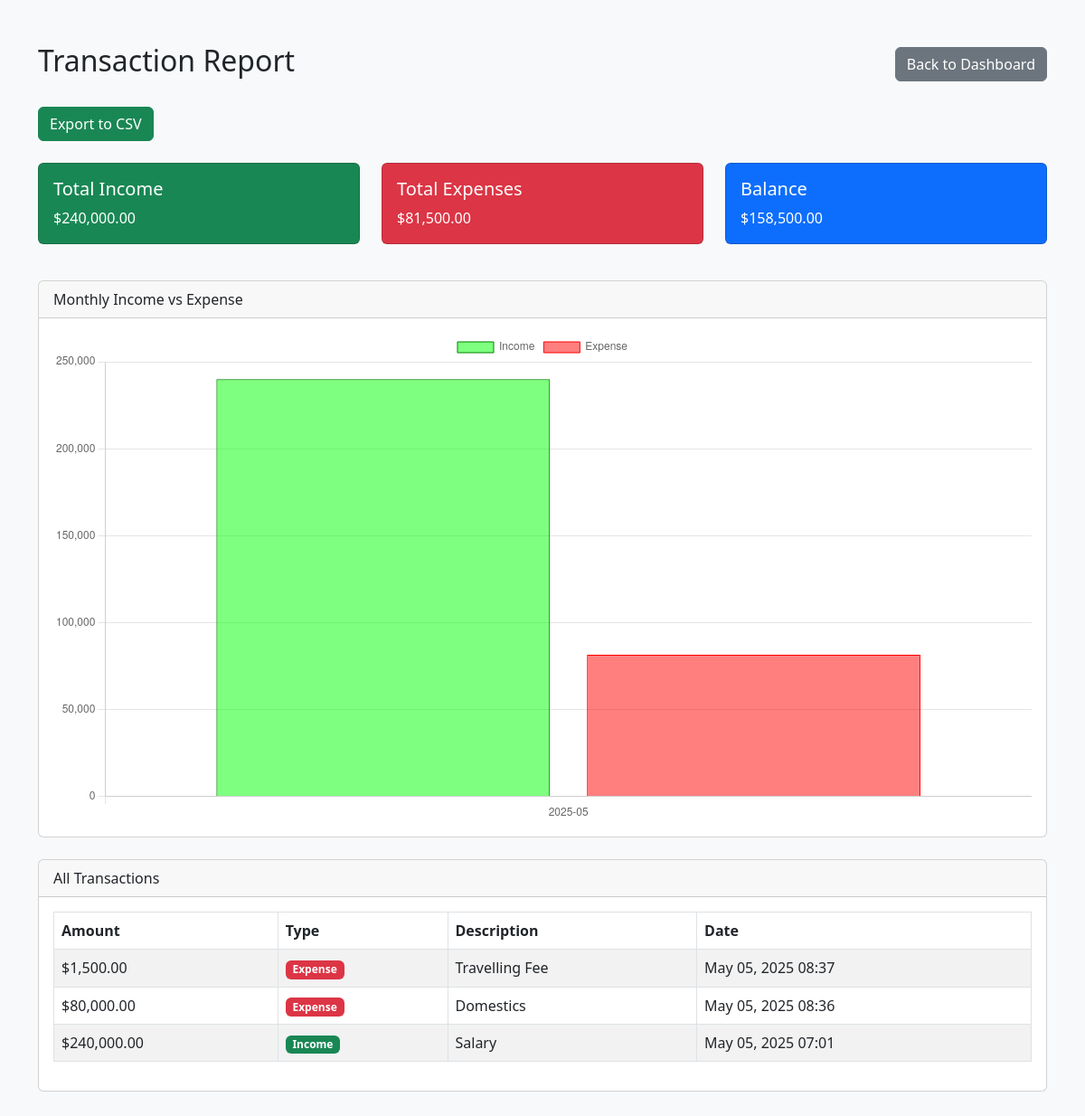
/report.php (signed in), run on the app's committed database.
### tables this page shows
CREATE TABLE `transactions` (
  `id` int(11) NOT NULL,
  `user_id` int(11) NOT NULL,
  `type` enum('income','expense') NOT NULL,
  `amount` decimal(10,2) NOT NULL,
  `category` varchar(100) NOT NULL,
  `description` text DEFAULT NULL,
  `transaction_date` date NOT NULL,
  `created_at` timestamp NOT NULL DEFAULT current_timestamp(),
  `is_deleted` tinyint(1) DEFAULT 0
);

### report.php (the view, shortened to what this page needs)
<?php
require_once 'db.php';
$user_id = $_SESSION['user_id'];
$stmt = $conn->prepare("SELECT * FROM transactions WHERE user_id = ? AND is_deleted = 0 ORDER BY created_at DESC");
$stmt->bind_param("i", $user_id);
$stmt->execute();
$result = $stmt->get_result();
$transactions = [];
$total_income = 0;
$total_expense = 0;
$income_by_month = [];
$expense_by_month = [];
while ($row = $result->fetch_assoc()) {
    $transactions[] = $row;
    $month = date("Y-m", strtotime($row['created_at']));
    if ($row['type'] === 'income') {
        $total_income += $row['amount'];
        $income_by_month[$month] = ($income_by_month[$month] ?? 0) + $row['amount'];
    } else {
        $total_expense += $row['amount'];
        $expense_by_month[$month] = ($expense_by_month[$month] ?? 0) + $row['amount'];
    }
}
$balance = $total_income - $total_expense;
?>
<!DOCTYPE html>
<html>
<head>
    <link href="https://cdn.jsdelivr.net/npm/bootstrap@5.3.0/dist/css/bootstrap.min.css" rel="stylesheet">
</head>
<body class="bg-light">
<div class="container py-5">
    <div class="d-flex justify-content-between align-items-center mb-4">
        <h2>Transaction Report</h2>
        <a href="index.php" class="btn btn-secondary">Back to Dashboard</a>
    </div>
    <form method="POST" action="export_csv.php" class="mb-4">
        <button type="submit" class="btn btn-success">Export to CSV</button>
    </form>
    <div class="row mb-4">
        <div class="col-md-4">
            <div class="card text-white bg-success mb-3">
                <div class="card-body">
                    <h5 class="card-title">Total Income</h5>
                    <p class="card-text">$<?= number_format($total_income, 2) ?></p>
                </div>
            </div>
        </div>
        <div class="col-md-4">
            <div class="card text-white bg-danger mb-3">
                <div class="card-body">
                    <h5 class="card-title">Total Expenses</h5>
                    <p class="card-text">$<?= number_format($total_expense, 2) ?></p>
                </div>
            </div>
        </div>
        <div class="col-md-4">
            <div class="card text-white bg-primary mb-3">
                <div class="card-body">
                    <h5 class="card-title">Balance</h5>
                    <p class="card-text">$<?= number_format($balance, 2) ?></p>
                </div>
            </div>
        </div>
    </div>
    <div class="card mb-4">
        <div class="card-header">Monthly Income vs Expense</div>
        <div class="card-body">
            <canvas id="monthlyReportChart" width="400" height="200"></canvas>
        </div>
    </div>
    <div class="card">
        <div class="card-header">All Transactions</div>
        <div class="card-body">
            <?php if (empty($transactions)): ?>
                <p class="text-muted">No transactions available.</p>
            <?php else: ?>
                <table class="table table-bordered table-striped">
                    <thead>
                        <tr>
                            <th>Amount</th>
                            <th>Type</th>
                            <th>Description</th>
                            <th>Date</th>
                        </tr>
                    </thead>
                    <tbody>
                        <?php foreach ($transactions as $txn): ?>
                            <tr>
                                <td>$<?= number_format($txn['amount'], 2) ?></td>
                                <td>
                                    <span class="badge bg-<?= $txn['type'] === 'income' ? 'success' : 'danger' ?>">
                                        <?= ucfirst($txn['type']) ?>
                                    </span>
                                </td>
                                <td><?= htmlspecialchars($txn['description']) ?></td>
                                <td><?= date("M d, Y H:i", strtotime($txn['created_at'])) ?></td>
                            </tr>
                        <?php endforeach; ?>
                    </tbody>
                </table>
            <?php endif; ?>
        </div>
    </div>
</div>
<script>
    const ctx = document.getElementById('monthlyReportChart').getContext('2d');
    const labels = <?= json_encode(array_keys($income_by_month)) ?>;
    const incomeData = <?= json_encode(array_values($income_by_month)) ?>;
    const expenseData = <?= json_encode(array_values($expense_by_month)) ?>;
    new Chart(ctx, {
        type: 'bar',
        data: {
            labels: labels,
            datasets: [{
                label: 'Income',
                data: incomeData,
                backgroundColor: 'rgba(0, 255, 0, 0.5)',
                borderColor: 'green',
                borderWidth: 1
            }, {
                label: 'Expense',
                data: expenseData,
                backgroundColor: 'rgba(255, 0, 0, 0.5)',
                borderColor: 'red',
                borderWidth: 1
            }]
        },
        options: {
            scales: {
                y: {
                    beginAtZero: true
                }
            }
        }
    });
</script>
</body>
</html>

### data on the page
transactions: amount "1,500.00", type "Expense", description "Travelling Fee", created_at "May 05, 2025 08:37"
transactions: amount "80,000.00", type "Expense", description "Domestics", created_at "May 05, 2025 08:36"
transactions: amount "240,000.00", type "Income", description "Salary", created_at "May 05, 2025 07:01"

### other printed values
$total_income "240,000.00"
$total_expense "81,500.00"
$balance "158,500.00"
chart data {{ json_encode(array_keys($income_by_month)) }} ["2025-05"]
chart data {{ json_encode(array_values($income_by_month)) }} [240000]
chart data {{ json_encode(array_values($expense_by_month)) }} [81500]
